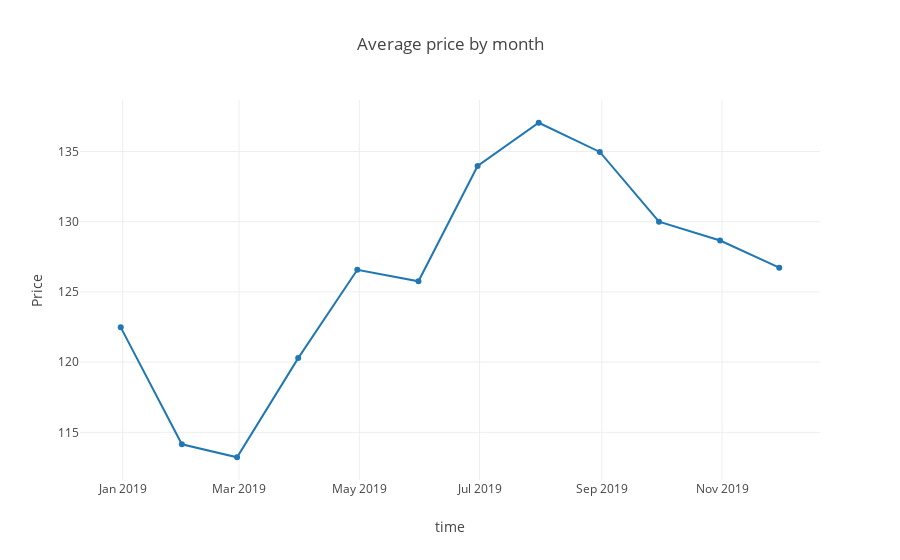

The notebook cell this image was saved under:
### Code cell


### Figure 1 — Plotly figure (JSON) as saved in the notebook; plotly's stock layout.template omitted (floating-point values rounded to 4 significant figures)
{"data": [{"type": "scatter", "uid": "3e5fcd8b-d12f-46b9-89b0-efba08ae0913", "x": ["2018-12-31", "2019-01-31", "2019-02-28", "2019-03-31", "2019-04-30", "2019-05-31", "2019-06-30", "2019-07-31", "2019-08-31", "2019-09-30", "2019-10-31", "2019-11-30"], "y": [122.5, 114.1, 113.2, 120.3, 126.6, 125.8, 134.0, 137.1, 135.0, 130.0, 128.7, 126.7]}], "layout": {"title": {"text": "Average price by month"}, "xaxis": {"title": {"text": "time"}}, "yaxis": {"title": {"text": "Price"}}}}
